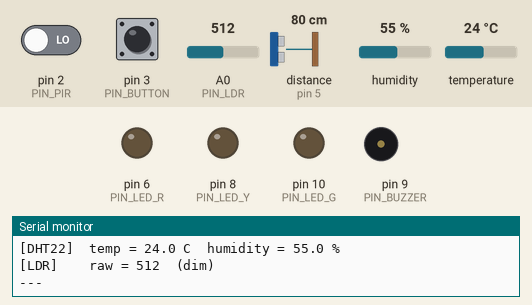
This sketch was run on a simulated Arduino Uno, built with avr-gcc and run on an emulated ATmega328P. Parts: output pins drawn as LEDs (lit = HIGH), buzzer (waves = sounding), the last lines printed to the serial monitor. Wiring (inferred from the names in the program): ultrasonic range finder: trigger pin 4; echo pin 5. Inputs (shaded band) come from the test bench; at power-on: A0 (PIN_LDR) = 512, pin 2 (PIN_PIR) LOW, pin 3 (PIN_BUTTON) HIGH, distance to the obstacle (sensor on pin 5) 80 cm, humidity 55 %, temperature 24 °C. The echo pulse lasts 58.3 µs per cm; pins used as bus, display or sensor lines are not drawn.

Above: at 3.0 s.
3.1 s: A0 (PIN_LDR) set to 716
At 4.09 s:
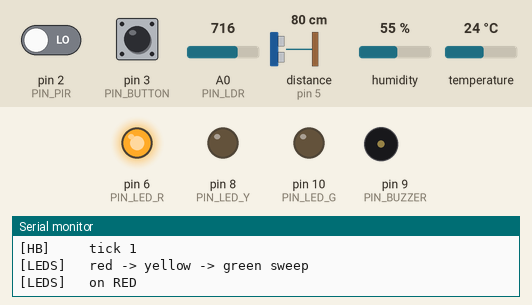
11.6 s: pin 2 (PIN_PIR) driven HIGH
At 12.37 s:
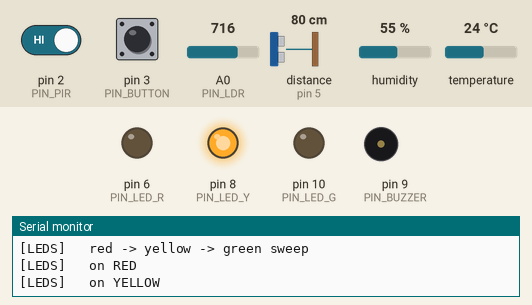
19.1 s: pin 3 (PIN_BUTTON) pulled LOW for 3.2 s
At 20.65 s:
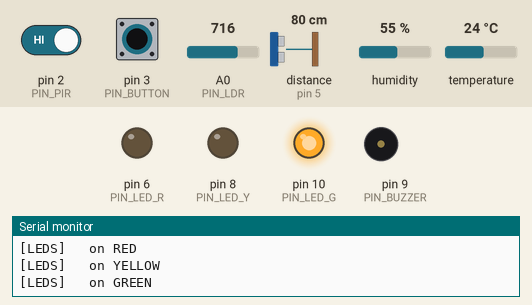
23.8 s: distance to the obstacle (sensor on pin 5) set to 18 cm
33.7 s: A0 (PIN_LDR) set to 910
Timing chart, 0 to 43.3 s (numbered marks = the images above; inputs shaded):
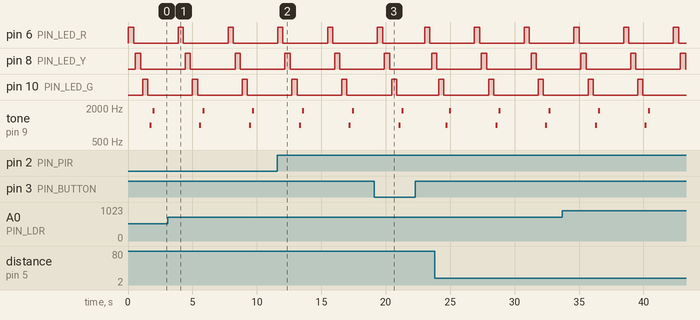

Measured:
- by itself, pin 6 (PIN_LED_R), pin 8 (PIN_LED_Y), pin 10 (PIN_LED_G): alternates HIGH for 0.40 s and LOW for 3.5 s
- by itself, tone on pin 9 (PIN_BUZZER): repeats every 3.9 s: silent 0.10 s, 1800 Hz 0.15 s, silent 3.5 s, 1000 Hz 0.15 s

The sketch:

lock_in_demo.ino
```cpp
/*
 * Lock-In — hardware demo / continuity sketch
 *
 * Exercises every peripheral on the Arduino Uno frontend so you can verify
 * each one is wired up before flashing the real firmware. Open the Serial
 * Monitor at 115200 baud after upload.
 *
 * To isolate a single component, comment out every other TEST_* define at
 * the top of this file. Any test that's not #defined is fully compiled out,
 * so library code for that component won't run.
 *
 * Pin map (matches lock_in_arduino.ino):
 *   D2  PIR        D3  button      D4/D5 HC-SR04   D6  LED red
 *   D7  DHT22      D8  LED yellow  D9  buzzer      D10 LED green
 *   A0  LDR (analog, voltage divider with 10k to GND)
 */

// ============================================================
// Test toggles — comment out a line to skip that block entirely
// ============================================================
#define TEST_LEDS
#define TEST_BUZZER
#define TEST_PIR
#define TEST_BUTTON
#define TEST_ULTRASONIC
#define TEST_DHT22
#define TEST_LDR

// ============================================================
// Includes (only pulled in when the matching test is enabled)
// ============================================================
#ifdef TEST_DHT22
  #include <DHT.h>
#endif

// ============================================================
// Pin assignments
// ============================================================
const uint8_t PIN_PIR     = 2;
const uint8_t PIN_BUTTON  = 3;
const uint8_t PIN_TRIG    = 4;
const uint8_t PIN_ECHO    = 5;
const uint8_t PIN_LED_R   = 6;
const uint8_t PIN_DHT     = 7;
const uint8_t PIN_LED_Y   = 8;
const uint8_t PIN_BUZZER  = 9;
const uint8_t PIN_LED_G   = 10;
const uint8_t PIN_LDR     = A0;

// ============================================================
// Component instances
// ============================================================
#ifdef TEST_DHT22
  DHT dht(PIN_DHT, DHT22);
#endif

// ============================================================
// setup()
// ============================================================
void setup() {
  Serial.begin(115200);
  while (!Serial && millis() < 2000) { /* wait briefly for USB */ }
  Serial.println();
  Serial.println(F("=== Lock-In hardware demo ==="));

#ifdef TEST_LEDS
  pinMode(PIN_LED_R, OUTPUT);
  pinMode(PIN_LED_Y, OUTPUT);
  pinMode(PIN_LED_G, OUTPUT);
  digitalWrite(PIN_LED_R, LOW);
  digitalWrite(PIN_LED_Y, LOW);
  digitalWrite(PIN_LED_G, LOW);
  Serial.println(F("[LEDS]   pins D6/D8/D10 ready"));
#endif

#ifdef TEST_BUZZER
  pinMode(PIN_BUZZER, OUTPUT);
  Serial.println(F("[BUZZER] pin D9 ready"));
#endif

#ifdef TEST_PIR
  pinMode(PIN_PIR, INPUT);
  Serial.println(F("[PIR]    pin D2 ready — give it 30s to settle on first power-on"));
#endif

#ifdef TEST_BUTTON
  pinMode(PIN_BUTTON, INPUT_PULLUP);
  Serial.println(F("[BTN]    pin D3 ready (INPUT_PULLUP, active-low)"));
#endif

#ifdef TEST_ULTRASONIC
  pinMode(PIN_TRIG, OUTPUT);
  pinMode(PIN_ECHO, INPUT);
  digitalWrite(PIN_TRIG, LOW);
  Serial.println(F("[US]     HC-SR04 ready on D4 trig / D5 echo"));
#endif

#ifdef TEST_DHT22
  dht.begin();
  Serial.println(F("[DHT22]  initialised on D7"));
#endif

#ifdef TEST_LDR
  pinMode(PIN_LDR, INPUT);
  Serial.println(F("[LDR]    pin A0 ready (voltage divider with 10k to GND)"));
#endif

  Serial.println(F("--- entering loop ---"));
}

// ============================================================
// Helpers
// ============================================================
#ifdef TEST_LEDS
void blinkLed(uint8_t pin, const __FlashStringHelper* label) {
  Serial.print(F("[LEDS]   on "));
  Serial.println(label);
  digitalWrite(pin, HIGH);
  delay(400);
  digitalWrite(pin, LOW);
  delay(150);
}
#endif

#ifdef TEST_ULTRASONIC
float readDistanceCm() {
  digitalWrite(PIN_TRIG, LOW);
  delayMicroseconds(2);
  digitalWrite(PIN_TRIG, HIGH);
  delayMicroseconds(10);
  digitalWrite(PIN_TRIG, LOW);
  unsigned long us = pulseIn(PIN_ECHO, HIGH, 25000UL);
  if (us == 0) return -1.0;
  return (us * 0.0343f) / 2.0f;
}
#endif

// ============================================================
// loop() — each test runs in sequence so the serial log stays readable.
// ============================================================
void loop() {
  static uint32_t tick = 0;
  Serial.print(F("[HB]     tick "));
  Serial.println(tick++);

#ifdef TEST_LEDS
  Serial.println(F("[LEDS]   red -> yellow -> green sweep"));
  blinkLed(PIN_LED_R, F("RED"));
  blinkLed(PIN_LED_Y, F("YELLOW"));
  blinkLed(PIN_LED_G, F("GREEN"));
#endif

#ifdef TEST_BUZZER
  Serial.println(F("[BUZZER] 1kHz chirp"));
  tone(PIN_BUZZER, 1000, 150);
  delay(250);
  tone(PIN_BUZZER, 1800, 150);
  delay(250);
  noTone(PIN_BUZZER);
#endif

#ifdef TEST_PIR
  Serial.print(F("[PIR]    state = "));
  Serial.println(digitalRead(PIN_PIR) ? F("MOTION") : F("idle"));
#endif

#ifdef TEST_BUTTON
  // Sample 200ms; report 'pressed' if it was low at any point.
  bool pressed = false;
  for (int i = 0; i < 20; i++) {
    if (digitalRead(PIN_BUTTON) == LOW) { pressed = true; break; }
    delay(10);
  }
  Serial.print(F("[BTN]    "));
  Serial.println(pressed ? F("PRESSED") : F("released"));
#endif

#ifdef TEST_ULTRASONIC
  float d = readDistanceCm();
  Serial.print(F("[US]     distance = "));
  if (d < 0) Serial.println(F("out of range / no echo"));
  else { Serial.print(d, 1); Serial.println(F(" cm")); }
#endif

#ifdef TEST_DHT22
  float t = dht.readTemperature();
  float h = dht.readHumidity();
  Serial.print(F("[DHT22]  temp = "));
  if (isnan(t)) Serial.print(F("nan")); else { Serial.print(t, 1); Serial.print(F(" C")); }
  Serial.print(F("  humidity = "));
  if (isnan(h)) Serial.println(F("nan")); else { Serial.print(h, 1); Serial.println(F(" %")); }
#endif

#ifdef TEST_LDR
  int raw = analogRead(PIN_LDR);
  Serial.print(F("[LDR]    raw = "));
  Serial.print(raw);
  Serial.print(F("  ("));
  if      (raw < 200)  Serial.print(F("dark"));
  else if (raw < 600)  Serial.print(F("dim"));
  else if (raw < 900)  Serial.print(F("bright"));
  else                 Serial.print(F("very bright"));
  Serial.println(F(")"));
#endif

  Serial.println(F("---"));
  delay(1500);  // pause between cycles so you can read the log
}
```
